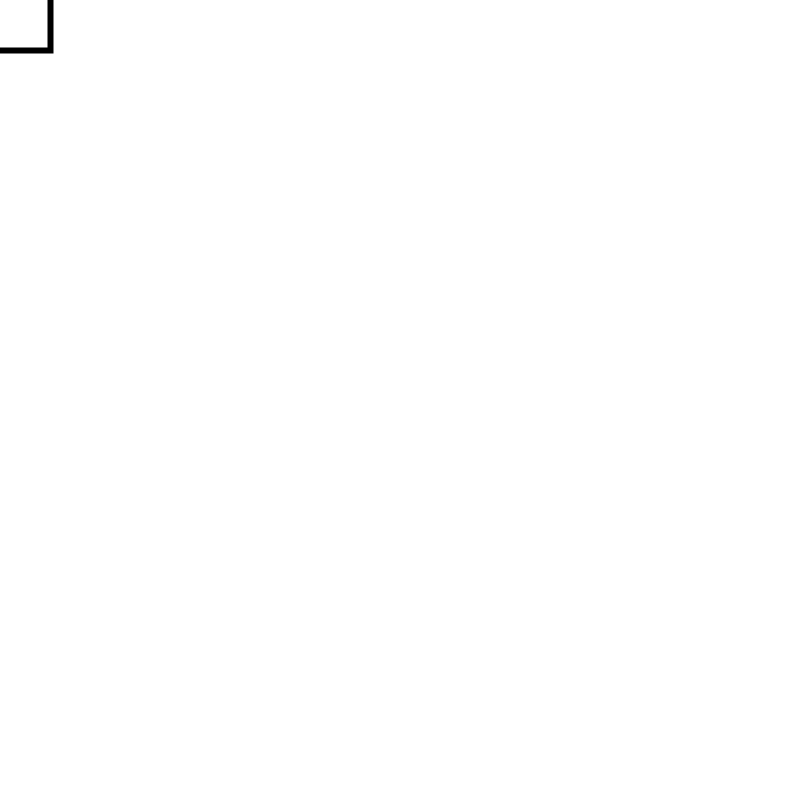
Frame 1 (no input)
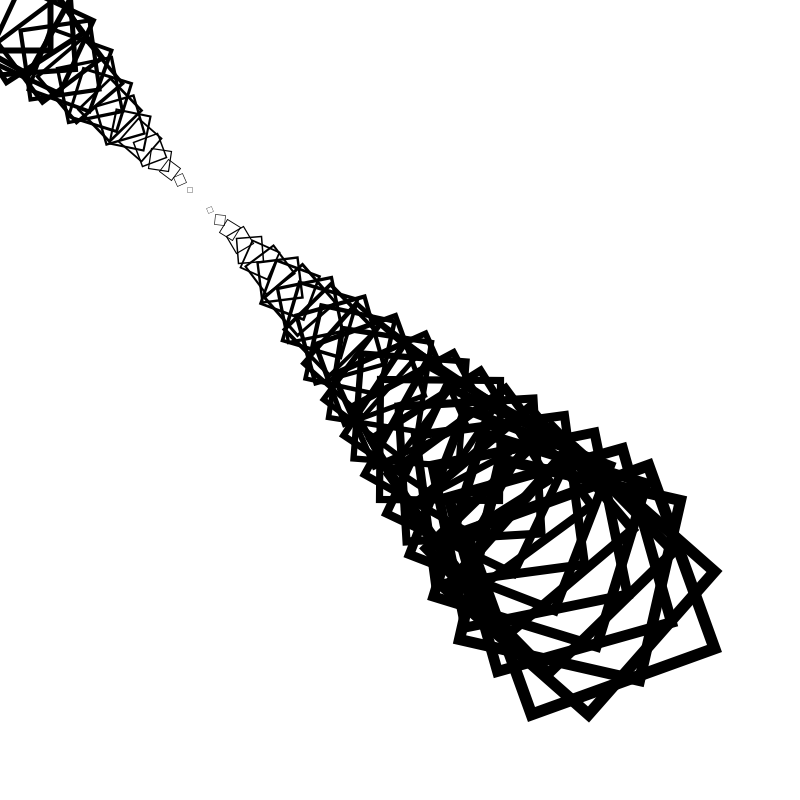
Frame 60 (the mouse pressed at the canvas centre just before this capture)
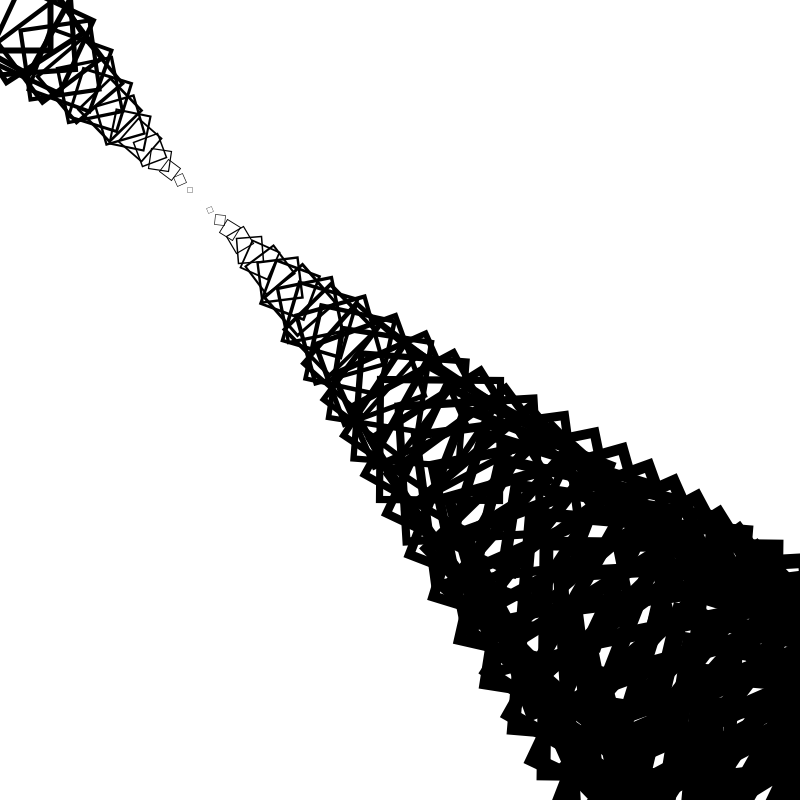
Frame 120 (the mouse held since frame 60 and released just before this capture)

The Processing sketch that drew these frames (run headless with seeded random() and noise(); from frame 60 on, the mouse is pressed at the canvas centre):

// Processing sketch: scaleRotateTranslateRectAnimation
// ── scaleRotateTranslateRectAnimation.pde

float side = 100;

float scaleFactor = 1.0;
float rotateAngle = 0.0;
float stepX = 0.0;
float stepY = 0.0;

void setup(){
  size(800,800);
  frameRate(12);
  background(255);
  noFill();
  strokeWeight(6);
  rectMode(CENTER);
}


void draw(){
  
  translate(stepX, stepY);
  scale(scaleFactor);
  rotate(rotateAngle);
  rect(0,0, side, side);
  
  scaleFactor -= 0.05;
  rotateAngle += 0.5;
  stepX += 10;
  stepY += 10;
  
}
